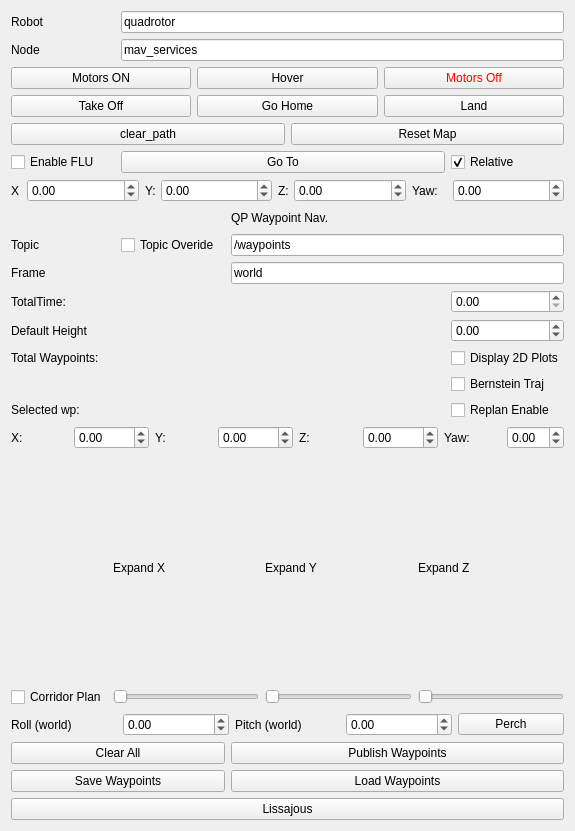
<?xml version="1.0" encoding="UTF-8"?>
<ui version="4.0">
 <class>WaypointNavigationWidget</class>
 <widget class="QWidget" name="WaypointNavigationWidget">
  <property name="geometry">
   <rect>
    <x>0</x>
    <y>0</y>
    <width>575</width>
    <height>831</height>
   </rect>
  </property>
  <property name="windowTitle">
   <string>Quadrotor Steering</string>
  </property>
  <property name="styleSheet">
   <string notr="true"/>
  </property>
  <layout class="QGridLayout" name="gridLayout">
   <item row="7" column="1" colspan="3">
    <widget class="QPushButton" name="goto_push_button">
     <property name="text">
      <string>Go To</string>
     </property>
    </widget>
   </item>
  <item row="35" column="0" colspan="5">
  <widget class="QPushButton" name="lissajous_push_button">
    <property name="text">
      <string>Lissajous</string>
    </property>
  </widget>
  </item>
   <item row="3" column="0" colspan="5">
    <layout class="QHBoxLayout" name="horizontalLayout_7">
     <item>
      <widget class="QPushButton" name="motors_on_push_button">
       <property name="text">
        <string>Motors ON</string>
       </property>
      </widget>
     </item>
     <item>
      <widget class="QPushButton" name="hover">
       <property name="text">
        <string>Hover</string>
       </property>
      </widget>
     </item>
     <item>
      <widget class="QPushButton" name="motors_off_push_button">
       <property name="styleSheet">
        <string notr="true">color: rgb(255, 0, 0);</string>
       </property>
       <property name="text">
        <string>Motors Off</string>
       </property>
      </widget>
     </item>
    </layout>
   </item>
   <item row="13" column="0">
    <widget class="QLabel" name="label_time">
     <property name="text">
      <string>TotalTime: </string>
     </property>
    </widget>
   </item>
   <item row="8" column="0" colspan="5">
    <layout class="QHBoxLayout" name="horizontalLayout_2">
     <item>
      <widget class="QLabel" name="label">
       <property name="maximumSize">
        <size>
         <width>10</width>
         <height>16777215</height>
        </size>
       </property>
       <property name="text">
        <string>X</string>
       </property>
      </widget>
     </item>
     <item>
      <widget class="QDoubleSpinBox" name="x_doubleSpinBox_gt">
       <property name="minimum">
        <double>-99.000000000000000</double>
       </property>
      </widget>
     </item>
     <item>
      <widget class="QLabel" name="label_2">
       <property name="maximumSize">
        <size>
         <width>10</width>
         <height>16777215</height>
        </size>
       </property>
       <property name="text">
        <string>Y:</string>
       </property>
      </widget>
     </item>
     <item>
      <widget class="QDoubleSpinBox" name="y_doubleSpinBox_gt">
       <property name="minimum">
        <double>-99.000000000000000</double>
       </property>
      </widget>
     </item>
     <item>
      <widget class="QLabel" name="label_3">
       <property name="maximumSize">
        <size>
         <width>10</width>
         <height>16777215</height>
        </size>
       </property>
       <property name="text">
        <string>Z:</string>
       </property>
      </widget>
     </item>
     <item>
      <widget class="QDoubleSpinBox" name="z_doubleSpinBox_gt">
       <property name="minimum">
        <double>-99.000000000000000</double>
       </property>
      </widget>
     </item>
     <item>
      <widget class="QLabel" name="label_4">
       <property name="maximumSize">
        <size>
         <width>35</width>
         <height>16777215</height>
        </size>
       </property>
       <property name="text">
        <string>Yaw:</string>
       </property>
      </widget>
     </item>
     <item>
      <widget class="QDoubleSpinBox" name="yaw_doubleSpinBox_gt">
       <property name="minimum">
        <double>-99.000000000000000</double>
       </property>
      </widget>
     </item>
    </layout>
   </item>
   <item row="10" column="2" colspan="3">
    <widget class="QLineEdit" name="topic_line_edit">
     <property name="text">
      <string>/waypoints</string>
     </property>
    </widget>
   </item>
   <item row="2" column="0">
    <widget class="QLabel" name="label_6">
     <property name="text">
      <string>Node</string>
     </property>
    </widget>
   </item>
   <item row="17" column="4">
    <widget class="QCheckBox" name="bern_enable">
     <property name="text">
      <string>Bernstein Traj</string>
     </property>
    </widget>
   </item>
   <item row="10" column="1">
    <widget class="QCheckBox" name="topic_overide">
     <property name="text">
      <string>Topic Overide</string>
     </property>
    </widget>
   </item>
   <item row="15" column="0">
    <widget class="QLabel" name="wp_height_label">
     <property name="text">
      <string>Default Height</string>
     </property>
    </widget>
   </item>
   <item row="0" column="0">
    <widget class="QLabel" name="label_5">
     <property name="text">
      <string>Robot </string>
     </property>
    </widget>
   </item>
   <item row="24" column="0" colspan="5">
    <layout class="QGridLayout" name="gridLayout_2">
     <item row="0" column="1">
      <widget class="QLabel" name="label_8">
       <property name="text">
        <string>Expand X</string>
       </property>
      </widget>
     </item>
     <item row="1" column="3">
      <widget class="QSlider" name="z_size">
       <property name="orientation">
        <enum>Qt::Horizontal</enum>
       </property>
      </widget>
     </item>
     <item row="1" column="2">
      <widget class="QSlider" name="y_size">
       <property name="orientation">
        <enum>Qt::Horizontal</enum>
       </property>
      </widget>
     </item>
     <item row="0" column="2">
      <widget class="QLabel" name="label_9">
       <property name="text">
        <string>Expand Y</string>
       </property>
      </widget>
     </item>
     <item row="1" column="0">
      <widget class="QCheckBox" name="bern_ineq_en">
       <property name="text">
        <string>Corridor Plan</string>
       </property>
      </widget>
     </item>
     <item row="0" column="3">
      <widget class="QLabel" name="label_10">
       <property name="text">
        <string>Expand Z</string>
       </property>
      </widget>
     </item>
     <item row="1" column="1">
      <widget class="QSlider" name="x_size">
       <property name="orientation">
        <enum>Qt::Horizontal</enum>
       </property>
      </widget>
     </item>
    </layout>
   </item>
   <item row="10" column="0">
    <widget class="QLabel" name="label_topic">
     <property name="text">
      <string>Topic</string>
     </property>
    </widget>
   </item>
   <item row="19" column="2">
    <widget class="QLabel" name="sel_wp_label">
     <property name="text">
      <string/>
     </property>
    </widget>
   </item>
   <item row="2" column="1" colspan="4">
    <widget class="QLineEdit" name="node_name_line_edit">
     <property name="text">
      <string>mav_services</string>
     </property>
    </widget>
   </item>
   <item row="26" column="2" colspan="3">
    <widget class="QPushButton" name="publish_wp_button">
     <property name="text">
      <string>Publish Waypoints</string>
     </property>
    </widget>
   </item>
   <item row="7" column="4">
    <widget class="QCheckBox" name="relative_checkbox">
     <property name="enabled">
      <bool>true</bool>
     </property>
     <property name="tabletTracking">
      <bool>false</bool>
     </property>
     <property name="text">
      <string>Relative</string>
     </property>
     <property name="checked">
      <bool>true</bool>
     </property>
    </widget>
   </item>
   <item row="13" column="4">
    <widget class="QDoubleSpinBox" name="TimeBox"/>
   </item>
   <item row="27" column="2" colspan="3">
    <widget class="QPushButton" name="load_wp_button">
     <property name="text">
      <string>Load Waypoints</string>
     </property>
    </widget>
   </item>
   <item row="19" column="0">
    <widget class="QLabel" name="sel_label">
     <property name="text">
      <string>Selected wp: </string>
     </property>
    </widget>
   </item>
   <item row="11" column="2" colspan="3">
    <widget class="QLineEdit" name="frame_line_edit">
     <property name="text">
      <string>world</string>
     </property>
    </widget>
   </item>
   <item row="9" column="2">
    <widget class="QLabel" name="label_7">
     <property name="maximumSize">
      <size>
       <width>16777215</width>
       <height>20</height>
      </size>
     </property>
     <property name="text">
      <string>QP Waypoint Nav.</string>
     </property>
    </widget>
   </item>
   <item row="15" column="4">
    <widget class="QDoubleSpinBox" name="wp_height_doubleSpinBox">
     <property name="minimum">
      <double>-5.000000000000000</double>
     </property>
     <property name="singleStep">
      <double>0.100000000000000</double>
     </property>
    </widget>
   </item>
   <item row="16" column="4">
    <widget class="QCheckBox" name="display2D">
     <property name="text">
      <string>Display 2D Plots</string>
     </property>
    </widget>
   </item>
   <item row="21" column="0" colspan="5">
    <layout class="QHBoxLayout" name="horizontalLayout">
     <item>
      <widget class="QLabel" name="x_label">
       <property name="text">
        <string>X:</string>
       </property>
      </widget>
     </item>
     <item>
      <widget class="QDoubleSpinBox" name="x_doubleSpinBox">
       <property name="minimum">
        <double>-1000.000000000000000</double>
       </property>
       <property name="maximum">
        <double>1000.000000000000000</double>
       </property>
       <property name="singleStep">
        <double>0.500000000000000</double>
       </property>
      </widget>
     </item>
     <item>
      <widget class="QLabel" name="y_label">
       <property name="text">
        <string>Y:</string>
       </property>
      </widget>
     </item>
     <item>
      <widget class="QDoubleSpinBox" name="y_doubleSpinBox">
       <property name="minimum">
        <double>-1000.000000000000000</double>
       </property>
       <property name="maximum">
        <double>1000.000000000000000</double>
       </property>
       <property name="singleStep">
        <double>0.500000000000000</double>
       </property>
      </widget>
     </item>
     <item>
      <widget class="QLabel" name="z_label">
       <property name="text">
        <string>Z:</string>
       </property>
      </widget>
     </item>
     <item>
      <widget class="QDoubleSpinBox" name="z_doubleSpinBox">
       <property name="minimum">
        <double>-1000.000000000000000</double>
       </property>
       <property name="maximum">
        <double>1000.000000000000000</double>
       </property>
       <property name="singleStep">
        <double>0.500000000000000</double>
       </property>
      </widget>
     </item>
     <item>
      <widget class="QLabel" name="yaw_label">
       <property name="text">
        <string>Yaw:</string>
       </property>
      </widget>
     </item>
     <item>
      <widget class="QDoubleSpinBox" name="yaw_doubleSpinBox">
       <property name="minimum">
        <double>-3.150000000000000</double>
       </property>
       <property name="maximum">
        <double>3.150000000000000</double>
       </property>
       <property name="singleStep">
        <double>0.100000000000000</double>
       </property>
      </widget>
     </item>
    </layout>
   </item>
   <item row="11" column="0">
    <widget class="QLabel" name="label_frame">
     <property name="text">
      <string>Frame</string>
     </property>
    </widget>
   </item>
   <item row="5" column="0" colspan="5">
    <layout class="QHBoxLayout" name="horizontalLayout_8">
     <item>
      <widget class="QPushButton" name="takeoff_push_button">
       <property name="text">
        <string>Take Off</string>
       </property>
      </widget>
     </item>
     <item>
      <widget class="QPushButton" name="go_home_button">
       <property name="text">
        <string>Go Home</string>
       </property>
      </widget>
     </item>
     <item>
      <widget class="QPushButton" name="land_push_button">
       <property name="text">
        <string>Land</string>
       </property>
      </widget>
     </item>
    </layout>
   </item>
   <item row="19" column="4">
    <widget class="QCheckBox" name="replan_enable">
     <property name="text">
      <string>Replan Enable</string>
     </property>
    </widget>
   </item>
   <item row="16" column="0">
    <widget class="QLabel" name="waypoint_count_label">
     <property name="text">
      <string>Total Waypoints: </string>
     </property>
    </widget>
   </item>
   <item row="0" column="1" colspan="4">
    <widget class="QLineEdit" name="robot_name_line_edit">
     <property name="inputMask">
      <string/>
     </property>
     <property name="text">
      <string>quadrotor</string>
     </property>
    </widget>
   </item>
   <item row="26" column="0" colspan="2">
    <widget class="QPushButton" name="clear_all_button">
     <property name="text">
      <string>Clear All</string>
     </property>
    </widget>
   </item>
   <item row="27" column="0" colspan="2">
    <widget class="QPushButton" name="save_wp_button">
     <property name="text">
      <string>Save Waypoints</string>
     </property>
    </widget>
   </item>
   <item row="25" column="0" colspan="5">
    <layout class="QHBoxLayout" name="horizontalLayout_3">
     <item>
      <widget class="QLabel" name="label_11">
       <property name="text">
        <string>Roll (world)</string>
       </property>
      </widget>
     </item>
     <item>
      <widget class="QDoubleSpinBox" name="doubleSpinBox">
       <property name="minimum">
        <double>-1.570000000000000</double>
       </property>
       <property name="maximum">
        <double>1.570000000000000</double>
       </property>
       <property name="value">
        <double>0.000000000000000</double>
       </property>
      </widget>
     </item>
     <item>
      <widget class="QLabel" name="label_12">
       <property name="text">
        <string>Pitch (world)</string>
       </property>
      </widget>
     </item>
     <item>
      <widget class="QDoubleSpinBox" name="doubleSpinBox_2">
       <property name="minimum">
        <double>-1.570000000000000</double>
       </property>
       <property name="maximum">
        <double>1.570000000000000</double>
       </property>
      </widget>
     </item>
     <item>
      <widget class="QPushButton" name="perch">
       <property name="text">
        <string>Perch</string>
       </property>
      </widget>
     </item>
    </layout>
   </item>
   <item row="6" column="0" colspan="5">
    <layout class="QHBoxLayout" name="horizontalLayout_4">
     <item>
      <widget class="QPushButton" name="clear_path">
       <property name="text">
        <string>clear_path</string>
       </property>
      </widget>
     </item>
     <item>
      <widget class="QPushButton" name="reset_map">
       <property name="text">
        <string>Reset Map</string>
       </property>
      </widget>
     </item>
    </layout>
   </item>
   <item row="7" column="0">
    <widget class="QCheckBox" name="local_frame">
     <property name="text">
      <string>Enable FLU</string>
     </property>
    </widget>
   </item>
  </layout>
 </widget>
 <resources/>
 <connections/>
</ui>
